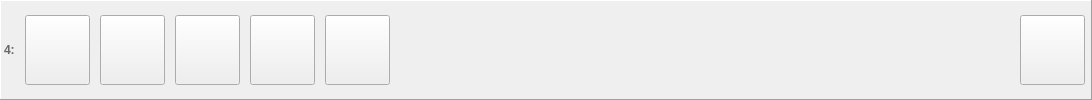
     <widget class="QFrame" name="horizontalFrame_4">
      <property name="enabled">
       <bool>true</bool>
      </property>
      <property name="sizePolicy">
       <sizepolicy hsizetype="Expanding" vsizetype="Minimum">
        <horstretch>0</horstretch>
        <verstretch>0</verstretch>
       </sizepolicy>
      </property>
      <property name="minimumSize">
       <size>
        <width>330</width>
        <height>0</height>
       </size>
      </property>
      <property name="maximumSize">
       <size>
        <width>16777215</width>
        <height>100</height>
       </size>
      </property>
      <property name="contextMenuPolicy">
       <enum>Qt::ActionsContextMenu</enum>
      </property>
      <property name="autoFillBackground">
       <bool>false</bool>
      </property>
      <property name="frameShape">
       <enum>QFrame::Panel</enum>
      </property>
      <property name="frameShadow">
       <enum>QFrame::Raised</enum>
      </property>
      <layout class="QHBoxLayout" name="horizontalLayout_4">
       <property name="spacing">
        <number>10</number>
       </property>
       <property name="leftMargin">
        <number>3</number>
       </property>
       <property name="topMargin">
        <number>3</number>
       </property>
       <property name="rightMargin">
        <number>3</number>
       </property>
       <property name="bottomMargin">
        <number>3</number>
       </property>
       <item>
        <widget class="QLabel" name="label_10">
         <property name="enabled">
          <bool>true</bool>
         </property>
         <property name="sizePolicy">
          <sizepolicy hsizetype="Fixed" vsizetype="Fixed">
           <horstretch>0</horstretch>
           <verstretch>0</verstretch>
          </sizepolicy>
         </property>
         <property name="palette">
          <palette>
           <active>
            <colorrole role="WindowText">
             <brush brushstyle="SolidPattern">
              <color alpha="255">
               <red>104</red>
               <green>104</green>
               <blue>104</blue>
              </color>
             </brush>
            </colorrole>
           </active>
           <inactive>
            <colorrole role="WindowText">
             <brush brushstyle="SolidPattern">
              <color alpha="255">
               <red>104</red>
               <green>104</green>
               <blue>104</blue>
              </color>
             </brush>
            </colorrole>
           </inactive>
           <disabled>
            <colorrole role="WindowText">
             <brush brushstyle="SolidPattern">
              <color alpha="255">
               <red>120</red>
               <green>120</green>
               <blue>120</blue>
              </color>
             </brush>
            </colorrole>
           </disabled>
          </palette>
         </property>
         <property name="font">
          <font>
           <weight>75</weight>
           <bold>true</bold>
          </font>
         </property>
         <property name="text">
          <string>4:</string>
         </property>
         <property name="margin">
          <number>5</number>
         </property>
        </widget>
       </item>
       <item>
        <widget class="QToolButton" name="buttonMountDisk_4">
         <property name="enabled">
          <bool>true</bool>
         </property>
         <property name="sizePolicy">
          <sizepolicy hsizetype="Minimum" vsizetype="Minimum">
           <horstretch>0</horstretch>
           <verstretch>0</verstretch>
          </sizepolicy>
         </property>
         <property name="minimumSize">
          <size>
           <width>65</width>
           <height>0</height>
          </size>
         </property>
         <property name="maximumSize">
          <size>
           <width>70</width>
           <height>70</height>
          </size>
         </property>
         <property name="sizeIncrement">
          <size>
           <width>1</width>
           <height>1</height>
          </size>
         </property>
         <property name="focusPolicy">
          <enum>Qt::NoFocus</enum>
         </property>
         <property name="iconSize">
          <size>
           <width>40</width>
           <height>40</height>
          </size>
         </property>
        </widget>
       </item>
       <item>
        <widget class="QToolButton" name="buttonMountFolder_4">
         <property name="enabled">
          <bool>true</bool>
         </property>
         <property name="sizePolicy">
          <sizepolicy hsizetype="Minimum" vsizetype="Minimum">
           <horstretch>0</horstretch>
           <verstretch>0</verstretch>
          </sizepolicy>
         </property>
         <property name="minimumSize">
          <size>
           <width>65</width>
           <height>0</height>
          </size>
         </property>
         <property name="maximumSize">
          <size>
           <width>70</width>
           <height>70</height>
          </size>
         </property>
         <property name="sizeIncrement">
          <size>
           <width>1</width>
           <height>1</height>
          </size>
         </property>
         <property name="focusPolicy">
          <enum>Qt::NoFocus</enum>
         </property>
         <property name="iconSize">
          <size>
           <width>40</width>
           <height>40</height>
          </size>
         </property>
        </widget>
       </item>
       <item>
        <widget class="QToolButton" name="buttonSave_4">
         <property name="enabled">
          <bool>true</bool>
         </property>
         <property name="sizePolicy">
          <sizepolicy hsizetype="Minimum" vsizetype="Minimum">
           <horstretch>0</horstretch>
           <verstretch>0</verstretch>
          </sizepolicy>
         </property>
         <property name="minimumSize">
          <size>
           <width>65</width>
           <height>0</height>
          </size>
         </property>
         <property name="maximumSize">
          <size>
           <width>70</width>
           <height>70</height>
          </size>
         </property>
         <property name="sizeIncrement">
          <size>
           <width>1</width>
           <height>1</height>
          </size>
         </property>
         <property name="focusPolicy">
          <enum>Qt::NoFocus</enum>
         </property>
         <property name="iconSize">
          <size>
           <width>40</width>
           <height>40</height>
          </size>
         </property>
         <property name="checkable">
          <bool>true</bool>
         </property>
        </widget>
       </item>
       <item>
        <widget class="QToolButton" name="autoSave_4">
         <property name="enabled">
          <bool>true</bool>
         </property>
         <property name="sizePolicy">
          <sizepolicy hsizetype="Minimum" vsizetype="Minimum">
           <horstretch>0</horstretch>
           <verstretch>0</verstretch>
          </sizepolicy>
         </property>
         <property name="minimumSize">
          <size>
           <width>65</width>
           <height>0</height>
          </size>
         </property>
         <property name="maximumSize">
          <size>
           <width>70</width>
           <height>70</height>
          </size>
         </property>
         <property name="sizeIncrement">
          <size>
           <width>1</width>
           <height>1</height>
          </size>
         </property>
         <property name="focusPolicy">
          <enum>Qt::NoFocus</enum>
         </property>
         <property name="text">
          <string/>
         </property>
         <property name="iconSize">
          <size>
           <width>40</width>
           <height>40</height>
          </size>
         </property>
         <property name="checkable">
          <bool>false</bool>
         </property>
        </widget>
       </item>
       <item>
        <widget class="QToolButton" name="buttonEditDisk_4">
         <property name="enabled">
          <bool>true</bool>
         </property>
         <property name="sizePolicy">
          <sizepolicy hsizetype="Minimum" vsizetype="Minimum">
           <horstretch>0</horstretch>
           <verstretch>0</verstretch>
          </sizepolicy>
         </property>
         <property name="minimumSize">
          <size>
           <width>65</width>
           <height>0</height>
          </size>
         </property>
         <property name="maximumSize">
          <size>
           <width>70</width>
           <height>70</height>
          </size>
         </property>
         <property name="sizeIncrement">
          <size>
           <width>1</width>
           <height>1</height>
          </size>
         </property>
         <property name="focusPolicy">
          <enum>Qt::NoFocus</enum>
         </property>
         <property name="iconSize">
          <size>
           <width>40</width>
           <height>40</height>
          </size>
         </property>
         <property name="checkable">
          <bool>false</bool>
         </property>
        </widget>
       </item>
       <item>
        <layout class="QVBoxLayout" name="verticalLayout_4">
         <property name="spacing">
          <number>0</number>
         </property>
         <property name="leftMargin">
          <number>5</number>
         </property>
         <property name="rightMargin">
          <number>5</number>
         </property>
         <item>
          <spacer name="horizontalSpacer_4">
           <property name="orientation">
            <enum>Qt::Horizontal</enum>
           </property>
           <property name="sizeHint" stdset="0">
            <size>
             <width>600</width>
             <height>0</height>
            </size>
           </property>
          </spacer>
         </item>
         <item>
          <widget class="QLabel" name="labelFileName_4">
           <property name="enabled">
            <bool>true</bool>
           </property>
           <property name="sizePolicy">
            <sizepolicy hsizetype="Ignored" vsizetype="Fixed">
             <horstretch>0</horstretch>
             <verstretch>0</verstretch>
            </sizepolicy>
           </property>
           <property name="autoFillBackground">
            <bool>false</bool>
           </property>
           <property name="text">
            <string/>
           </property>
           <property name="textFormat">
            <enum>Qt::PlainText</enum>
           </property>
           <property name="wordWrap">
            <bool>false</bool>
           </property>
          </widget>
         </item>
         <item>
          <widget class="QLabel" name="labelImageProperties_4">
           <property name="enabled">
            <bool>true</bool>
           </property>
           <property name="sizePolicy">
            <sizepolicy hsizetype="Preferred" vsizetype="Fixed">
             <horstretch>0</horstretch>
             <verstretch>0</verstretch>
            </sizepolicy>
           </property>
           <property name="palette">
            <palette>
             <active>
              <colorrole role="WindowText">
               <brush brushstyle="SolidPattern">
                <color alpha="255">
                 <red>128</red>
                 <green>128</green>
                 <blue>128</blue>
                </color>
               </brush>
              </colorrole>
              <colorrole role="Mid">
               <brush brushstyle="SolidPattern">
                <color alpha="255">
                 <red>157</red>
                 <green>155</green>
                 <blue>144</blue>
                </color>
               </brush>
              </colorrole>
             </active>
             <inactive>
              <colorrole role="WindowText">
               <brush brushstyle="SolidPattern">
                <color alpha="255">
                 <red>128</red>
                 <green>128</green>
                 <blue>128</blue>
                </color>
               </brush>
              </colorrole>
              <colorrole role="Mid">
               <brush brushstyle="SolidPattern">
                <color alpha="255">
                 <red>157</red>
                 <green>155</green>
                 <blue>144</blue>
                </color>
               </brush>
              </colorrole>
             </inactive>
             <disabled>
              <colorrole role="WindowText">
               <brush brushstyle="SolidPattern">
                <color alpha="255">
                 <red>118</red>
                 <green>116</green>
                 <blue>108</blue>
                </color>
               </brush>
              </colorrole>
              <colorrole role="Mid">
               <brush brushstyle="SolidPattern">
                <color alpha="255">
                 <red>157</red>
                 <green>155</green>
                 <blue>144</blue>
                </color>
               </brush>
              </colorrole>
             </disabled>
            </palette>
           </property>
           <property name="textFormat">
            <enum>Qt::PlainText</enum>
           </property>
           <property name="alignment">
            <set>Qt::AlignLeading|Qt::AlignLeft|Qt::AlignVCenter</set>
           </property>
           <property name="wordWrap">
            <bool>false</bool>
           </property>
          </widget>
         </item>
        </layout>
       </item>
       <item>
        <widget class="QToolButton" name="buttonEject_4">
         <property name="enabled">
          <bool>true</bool>
         </property>
         <property name="sizePolicy">
          <sizepolicy hsizetype="Minimum" vsizetype="Minimum">
           <horstretch>0</horstretch>
           <verstretch>0</verstretch>
          </sizepolicy>
         </property>
         <property name="minimumSize">
          <size>
           <width>65</width>
           <height>0</height>
          </size>
         </property>
         <property name="maximumSize">
          <size>
           <width>70</width>
           <height>70</height>
          </size>
         </property>
         <property name="sizeIncrement">
          <size>
           <width>1</width>
           <height>1</height>
          </size>
         </property>
         <property name="focusPolicy">
          <enum>Qt::NoFocus</enum>
         </property>
         <property name="iconSize">
          <size>
           <width>40</width>
           <height>40</height>
          </size>
         </property>
        </widget>
       </item>
       <item>
        <spacer name="horizontalSpacer_10">
         <property name="orientation">
          <enum>Qt::Horizontal</enum>
         </property>
         <property name="sizeType">
          <enum>QSizePolicy::Fixed</enum>
         </property>
         <property name="sizeHint" stdset="0">
          <size>
           <width>3</width>
           <height>20</height>
          </size>
         </property>
        </spacer>
       </item>
      </layout>
     </widget>
